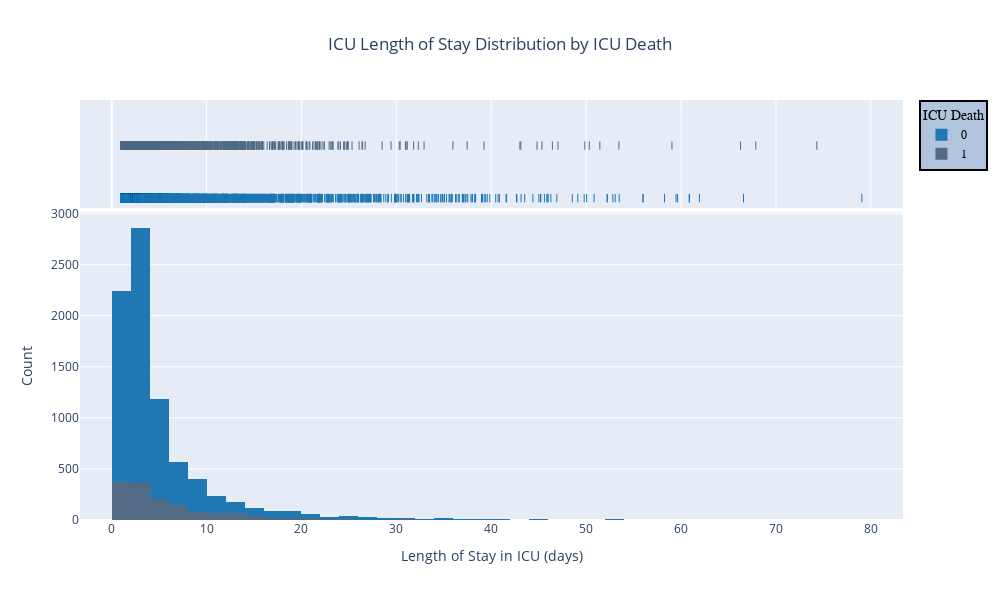

Notebook cell for this chart:
### Code cell
color_map = {
    0: '#1F77B4', 
    1: 'rgb(82, 106, 131)'  
}

opacity_level = 1

fig = px.histogram(
    static, 
    x='los_icu', 
    color='icu_death', 
    nbins=50,  
    color_discrete_map=color_map,  
    marginal='rug',
    barmode='overlay',
    opacity=opacity_level,
    title='ICU Length of Stay Distribution by ICU Death'
)

fig.update_layout(
    title={'text': "ICU Length of Stay Distribution by ICU Death", 'x':0.5, 'xanchor': 'center'},
    xaxis_title='Length of Stay in ICU (days)',
    yaxis_title='Count',
    legend_title='ICU Death',
    # template='plotly_white',  
    width=1000, 
    height=600  
)

fig.update_layout(legend=dict(
    title_font_family="Times New Roman",
    font=dict(
        family="Courier",
        size=12,
        color="black"
    ),
    bgcolor="LightSteelBlue",
    bordercolor="Black",
    borderwidth=2
))

fig.show()

### Figure 1 — Plotly figure (JSON) as saved in the notebook; plotly's stock layout.template omitted (floating-point values rounded to 4 significant figures; data arrays with more than 128 entries replaced by an {"elided": "..."} marker saying what was removed)
{"data": [{"alignmentgroup": "True", "bingroup": "x", "hovertemplate": "icu_death=0<br>los_icu=%{x}<br>count=%{y}<extra></extra>", "legendgroup": "0", "marker": {"color": "#1F77B4", "opacity": 1, "pattern": {"shape": ""}}, "name": "0", "nbinsx": 50, "offsetgroup": "0", "orientation": "v", "showlegend": true, "type": "histogram", "x": {"elided": "8246 float values"}, "xaxis": "x", "yaxis": "y"}, {"alignmentgroup": "True", "boxpoints": "all", "fillcolor": "rgba(255,255,255,0)", "hoveron": "points", "hovertemplate": "icu_death=0<br>los_icu=%{x}<extra></extra>", "jitter": 0, "legendgroup": "0", "line": {"color": "rgba(255,255,255,0)"}, "marker": {"color": "#1F77B4", "symbol": "line-ns-open"}, "name": "0", "offsetgroup": "0", "showlegend": false, "type": "box", "x": {"elided": "8246 float values"}, "xaxis": "x2", "yaxis": "y2"}, {"alignmentgroup": "True", "bingroup": "x", "hovertemplate": "icu_death=1<br>los_icu=%{x}<br>count=%{y}<extra></extra>", "legendgroup": "1", "marker": {"color": "rgb(82, 106, 131)", "opacity": 1, "pattern": {"shape": ""}}, "name": "1", "nbinsx": 50, "offsetgroup": "1", "orientation": "v", "showlegend": true, "type": "histogram", "x": {"elided": "1450 float values"}, "xaxis": "x", "yaxis": "y"}, {"alignmentgroup": "True", "boxpoints": "all", "fillcolor": "rgba(255,255,255,0)", "hoveron": "points", "hovertemplate": "icu_death=1<br>los_icu=%{x}<extra></extra>", "jitter": 0, "legendgroup": "1", "line": {"color": "rgba(255,255,255,0)"}, "marker": {"color": "rgb(82, 106, 131)", "symbol": "line-ns-open"}, "name": "1", "offsetgroup": "1", "showlegend": false, "type": "box", "x": {"elided": "1450 float values"}, "xaxis": "x2", "yaxis": "y2"}], "layout": {"barmode": "overlay", "height": 600, "legend": {"bgcolor": "LightSteelBlue", "bordercolor": "Black", "borderwidth": 2, "font": {"color": "black", "family": "Courier", "size": 12}, "title": {"font": {"family": "Times New Roman"}, "text": "ICU Death"}, "tracegroupgap": 0}, "title": {"text": "ICU Length of Stay Distribution by ICU Death", "x": 0.5, "xanchor": "center"}, "width": 1000, "xaxis": {"anchor": "y", "domain": [0, 1], "title": {"text": "Length of Stay in ICU (days)"}}, "xaxis2": {"anchor": "y2", "domain": [0, 1], "matches": "x", "showgrid": true, "showticklabels": false}, "yaxis": {"anchor": "x", "domain": [0, 0.7326], "title": {"text": "Count"}}, "yaxis2": {"anchor": "x2", "domain": [0.7426, 1], "matches": "y2", "showgrid": false, "showline": false, "showticklabels": false, "ticks": ""}}}
